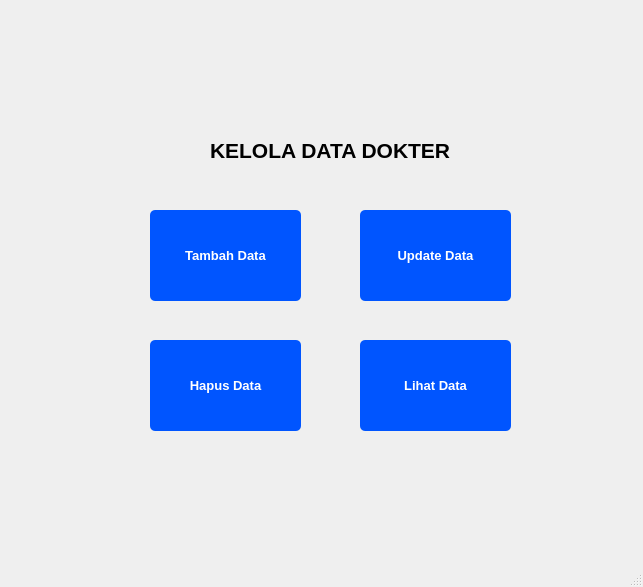
<?xml version="1.0" encoding="UTF-8"?>
<ui version="4.0">
 <class>MainWindow</class>
 <widget class="QMainWindow" name="MainWindow">
  <property name="geometry">
   <rect>
    <x>0</x>
    <y>0</y>
    <width>643</width>
    <height>587</height>
   </rect>
  </property>
  <property name="windowTitle">
   <string>MainWindow</string>
  </property>
  <widget class="QWidget" name="centralwidget">
   <widget class="QLabel" name="label">
    <property name="geometry">
     <rect>
      <x>210</x>
      <y>130</y>
      <width>261</width>
      <height>41</height>
     </rect>
    </property>
    <property name="font">
     <font>
      <pointsize>16</pointsize>
      <weight>75</weight>
      <bold>true</bold>
     </font>
    </property>
    <property name="text">
     <string>KELOLA DATA DOKTER</string>
    </property>
   </widget>
   <widget class="QPushButton" name="pushButton_3">
    <property name="geometry">
     <rect>
      <x>360</x>
      <y>210</y>
      <width>151</width>
      <height>91</height>
     </rect>
    </property>
    <property name="font">
     <font>
      <pointsize>10</pointsize>
      <weight>75</weight>
      <bold>true</bold>
     </font>
    </property>
    <property name="styleSheet">
     <string notr="true">QPushButton {
    background-color: rgb(0, 85, 255);
    color: white;
    border-radius: 5px;   
    padding: 6px;           
}</string>
    </property>
    <property name="text">
     <string>Update Data</string>
    </property>
   </widget>
   <widget class="QPushButton" name="pushButton_2">
    <property name="geometry">
     <rect>
      <x>150</x>
      <y>210</y>
      <width>151</width>
      <height>91</height>
     </rect>
    </property>
    <property name="font">
     <font>
      <pointsize>10</pointsize>
      <weight>75</weight>
      <bold>true</bold>
     </font>
    </property>
    <property name="styleSheet">
     <string notr="true">QPushButton {
    background-color: rgb(0, 85, 255);
    color: white;
    border-radius: 5px;   
    padding: 6px;           
}</string>
    </property>
    <property name="text">
     <string>Tambah Data</string>
    </property>
   </widget>
   <widget class="QPushButton" name="pushButton_4">
    <property name="geometry">
     <rect>
      <x>150</x>
      <y>340</y>
      <width>151</width>
      <height>91</height>
     </rect>
    </property>
    <property name="font">
     <font>
      <pointsize>10</pointsize>
      <weight>75</weight>
      <bold>true</bold>
     </font>
    </property>
    <property name="styleSheet">
     <string notr="true">QPushButton {
    background-color: rgb(0, 85, 255);
    color: white;
    border-radius: 5px;   
    padding: 6px;           
}</string>
    </property>
    <property name="text">
     <string>Hapus Data</string>
    </property>
   </widget>
   <widget class="QPushButton" name="pushButton_5">
    <property name="geometry">
     <rect>
      <x>360</x>
      <y>340</y>
      <width>151</width>
      <height>91</height>
     </rect>
    </property>
    <property name="font">
     <font>
      <pointsize>10</pointsize>
      <weight>75</weight>
      <bold>true</bold>
     </font>
    </property>
    <property name="styleSheet">
     <string notr="true">QPushButton {
    background-color: rgb(0, 85, 255);
    color: white;
    border-radius: 5px;   
    padding: 6px;           
}</string>
    </property>
    <property name="text">
     <string>Lihat Data</string>
    </property>
   </widget>
  </widget>
  <widget class="QMenuBar" name="menubar">
   <property name="geometry">
    <rect>
     <x>0</x>
     <y>0</y>
     <width>643</width>
     <height>21</height>
    </rect>
   </property>
  </widget>
  <widget class="QStatusBar" name="statusbar"/>
 </widget>
 <resources/>
 <connections/>
</ui>
